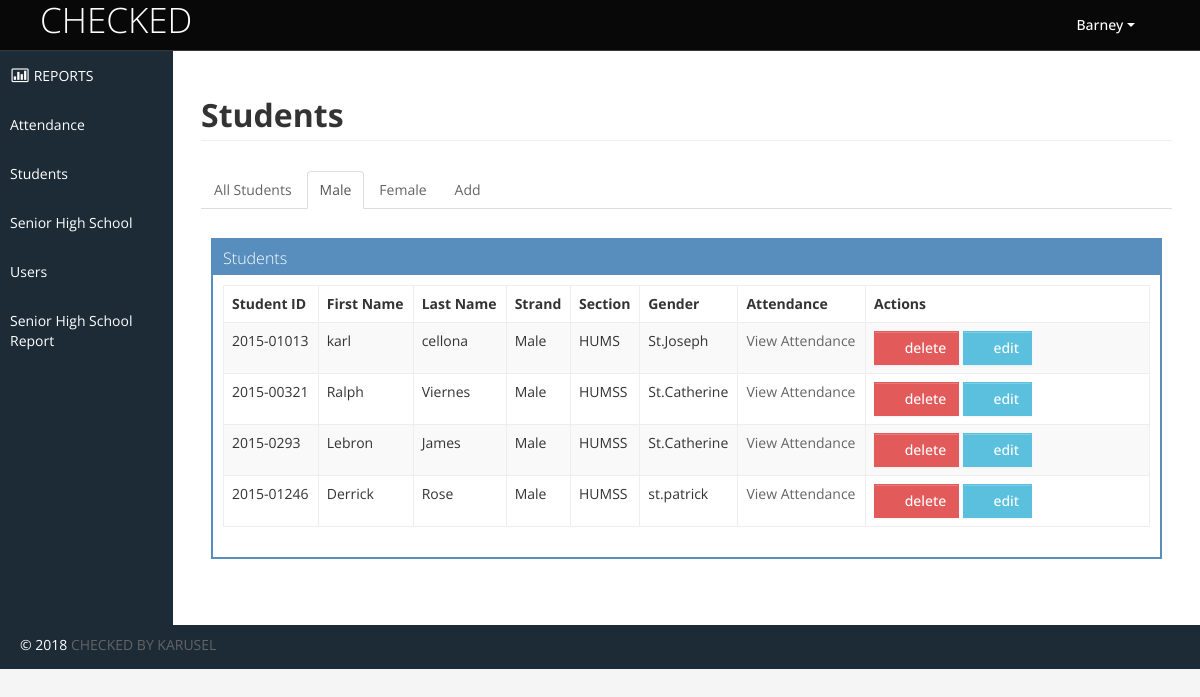
Screenshot of /project_zero/male.php (signed in) with the database file from the repository.
### tables this page shows
CREATE TABLE `users` (
  `id` int(11) NOT NULL,
  `username` varchar(65) NOT NULL,
  `email` varchar(65) NOT NULL,
  `password` varchar(125) NOT NULL,
  `firstname` varchar(65) NOT NULL,
  `lastname` varchar(65) NOT NULL,
  `acct_type` int(2) NOT NULL,
  `photo` varchar(65) NOT NULL,
  `status` int(2) NOT NULL
);

CREATE TABLE `students` (
  `id` int(11) NOT NULL,
  `studid` varchar(22) NOT NULL,
  `gender` varchar(6) NOT NULL,
  `fname` varchar(65) NOT NULL,
  `lname` varchar(65) NOT NULL,
  `strand` varchar(20) NOT NULL,
  `year` varchar(65) NOT NULL,
  `section` varchar(25) NOT NULL,
  `school_yr` varchar(65) NOT NULL,
  `no_pres` int(22) NOT NULL,
  `no_late` int(22) NOT NULL,
  `no_abs` int(22) NOT NULL
);

### project_zero/perfect_function.php (called while the page is built, shortened)
<?php
function getConnection()
{
	$servername = "localhost";
	$username = "root";
	$password = "";
	$dbname = "project_zero";
	$conn = new mysqli($servername, $username, $password, $dbname);
	return $conn;
}
function get_where($table_name, $id)
{
	$conn = getConnection();
	$sql = "SELECT * FROM $table_name where id=$id";
	$result = $conn->query($sql);
	return $result;
}
function get_where_custom($table_name, $column, $value)
{
	$conn = getConnection();
	$sql = "SELECT * FROM $table_name where ".$column."='".$value."'";
	$result = $conn->query($sql);
	return $result;
}
function base_url()
{
	$project_name = "project_zero";
	return "http://" . $_SERVER['SERVER_NAME'].'/'.$project_name.'/';
}
function _get_firstname_from_id($id)
{
	$user_data = get_where("users", $id);
	foreach ($user_data as $key => $row) {
		return $firstname = $row['firstname'];
	}
}
function _get_accttype_from_id($id)
{
	$user_data = get_where("users", $id);
	foreach ($user_data as $key => $row) {
		return $acct_type = $row['acct_type'];
	}
}

### project_zero/male.php (the view, shortened to what this page needs)
<?php include "admin_header.php";
?>
<h1 class="page-header"><b>Students</b></h1>
<ul class="nav nav-tabs">
						<li><a href="<?= base_url() ?>student_manage.php"><span class="hidden-tablet">All Students</span></a></li>
						<li class="active"><a href="<?= base_url() ?>male.php"><span class="hidden-tablet">Male</span></a></li>
						<li><a href="<?= base_url() ?>female.php"><span class="hidden-tablet">Female</span></a></li>
						<li><a href="<?= base_url() ?>student_create.php"><span class="hidden-tablet"> Add</span></a></li>
					</ul>
<div class="box-content">
	<div class="row-fluid sortable">
		<div class="box span12">
			<div class="box-header" data-original-title>
				<h2>Students</h2>
			</div>
			<div class="box-content">
				<table class="table table-striped table-bordered bootstrap-datatable datatable">
				  <thead>
					  <tr>
					  	  <th>Student ID</th>
						  <th> First Name</th>
						  <th> Last Name</th>
						  <th> Strand</th>
						  <th> Section</th>
						  <th> Gender</th>
						  <th> Attendance</th>
						  <th class="span4">Actions</th>
					  </tr>
				  </thead>
				  <tbody>
				  <?php
				  		$table_name = "students";
    					$column = "gender";
    					$value = "male";
						$user_data = get_where_custom($table_name, $column, $value);
				  		foreach ($user_data as $key => $row) {
						$studid = $row['studid'];
						$fname = $row['fname'];
						$lname = $row['lname'];
						$strand = $row['strand'];
						$section = $row['section'];
						$gender = $row['gender'];
						$id = $row['id'];
				  		$edit_user_url = base_url().'student_edit.php?id='.$id;
				  		$delete_user_url = base_url().'student_deleteconf.php?id='.$id;
				  ?>
					<tr>
						<td class="center"><?= $studid ?></td>
						<td class="center"><?= $fname ?></td>
						<td class="center"><?= $lname ?></td>
						<td class="center"><?= $gender?></td>
						<td class="center"><?= $strand ?></td>
						<td class="center"><?= $section?></td>
						<td class="center"><a>View Attendance</a></td>
						<td class="center">
							<a class="btn btn-danger" href="<?= $delete_user_url ?>">
								<i class="halflings-icon white trash"></i> delete
							</a>
							<a class="btn btn-info" href="<?= $edit_user_url ?>">
								<i class="halflings-icon white edit"></i> edit
							</a>
						</td>
					</tr>
					<?php } ?>
				  </tbody>
				</table>
			</div>
		</div>
	</div>
</div>
<?php include "admin_footer.php"; ?>

### project_zero/admin_header.php (shortened to what this page needs)
<?php include "perfect_function.php";
?>
<!DOCTYPE html>
<html lang="en">
<head>
	  <link rel="stylesheet" href="http://code.jquery.com/ui/1.11.4/themes/smoothness/jquery-ui.css">
	<link id="bootstrap-style" href="<?= base_url() ?>adminfiles/css/bootstrap.min.css" rel="stylesheet">
	<link href="<?= base_url() ?>adminfiles/css/bootstrap-responsive.min.css" rel="stylesheet">
	<link id="base-style" href="<?= base_url() ?>adminfiles/css/style.css" rel="stylesheet">
	<link id="base-style-responsive" href="<?= base_url() ?>adminfiles/css/style-responsive.css" rel="stylesheet">
</head>
<body>
	<div class="navbar">
		<div class="navbar-inner">
			<div class="container-fluid">
				<a class="brand" href="#"><span>CHECKED</span></a>
				<div class="nav-no-collapse header-nav">
					<ul class="nav pull-right">
						<li class="dropdown">
							<a class="btn dropdown-toggle" data-toggle="dropdown" href="#">
								<i class="halflings-icon white user"></i> <?= _get_firstname_from_id($_SESSION['id']) ?>
								<span class="caret"></span>
							</a>
						</li>
					</ul>
				</div>
			</div>
		</div>
	</div>
		<div class="container-fluid-full">
		<div class="row-fluid">
			<div id="sidebar-left" class="span2">
				<div class="nav-collapse sidebar-nav">
					<ul class="nav nav-tabs nav-stacked main-menu">
						<li><a href="<?= base_url() ?>dashboard.php"><i class="icon-bar-chart"></i><span class="hidden-tablet"> REPORTS</span></a></li>
						<li><a href="#" data-toggle="modal" data-target="#exampleModal"><span class="hidden-tablet"> Attendance</span></a></li>
						<?php
						$acct_type = _get_accttype_from_id($_SESSION['id']);
						if ($acct_type==1){
						?>
						<li><a href="<?= base_url() ?>student_manage.php"><span class="hidden-tablet"> Students</span></a></li>
						<li><a href="<?= base_url() ?>strand_manage.php"><span class="hidden-tablet">Senior High School</span></a></li>
						<li><a href="<?= base_url() ?>user_manage.php"><span class="hidden-tablet"> Users</span></a></li>
						<?php
						}
						?>
						<li><a href="<?= base_url() ?>shs_report.php""><span class="hidden-tablet"> Senior High School Report</span></a></li>
					</ul>
				</div>
			</div>
			<div id="content" class="span10">

### project_zero/adminfiles/css/style-responsive.css (style rules this page uses)
@media (min-width: 1200px) { .container-fluid-full { overflow: hidden; position: relative; height: 100%; } }
@media (min-width: 1200px) { #content { width: 85.578%; padding: 28px; margin: 0px 0px; margin-left: 14.422% !important; } }
@media (min-width: 1200px) { #sidebar-left { background: #1C2B36; margin-left: 0px !important; position: absolute; height: 100%; } }
@media (min-width: 1200px) { .sidebar-nav > ul { margin: 0px; } }

### project_zero/adminfiles/css/halflings.css (style rules this page uses)
html, html .halflings { -webkit-font-smoothing: antialiased !important; }
.halflings-icon { display: inline-block; width: 14px; height: 14px; line-height: 14px; vertical-align: text-top; background-image: url(../img/glyphicons_halflings.svg); background-position: 0 0; background-repeat: no-repeat; vertical-align: top; *display: inline; *zoom: 1; *margin-right: .3em; }
.halflings-icon.white { background-image: url(../img/glyphicons_halflings-white.svg); }
.halflings-icon.user { background-position: -168px 0; }
.halflings-icon.trash { background-position: -456px 0; }
.halflings-icon.edit { background-position: -96px -72px; }

### rows the page displays
users: firstname "Barney"
students: studid "2015-01013", fname "karl", lname "cellona", gender "Male", strand "HUMS", section "St.Joseph"
students: studid "2015-00321", fname "Ralph", lname "Viernes", gender "Male", strand "HUMSS", section "St.Catherine"
students: studid "2015-0293", fname "Lebron", lname "James", gender "Male", strand "HUMSS", section "St.Catherine"
students: studid "2015-01246", fname "Derrick", lname "Rose", gender "Male", strand "HUMSS", section "st.patrick"
